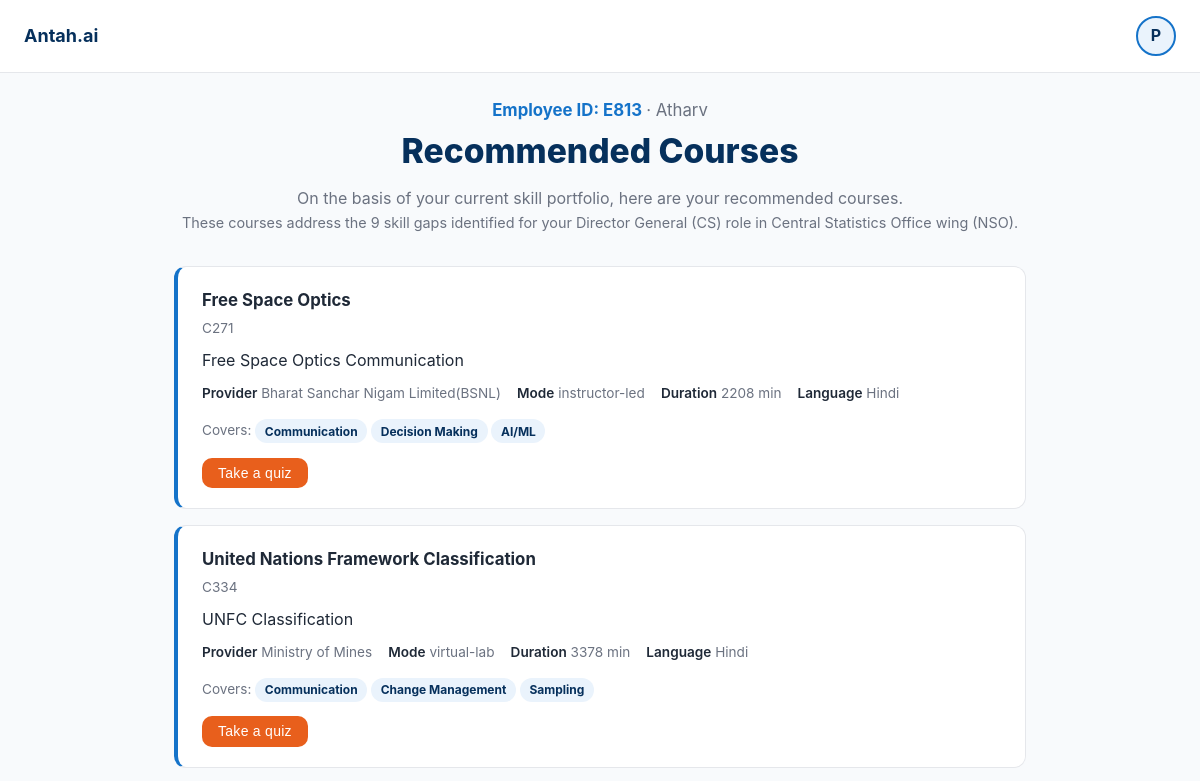
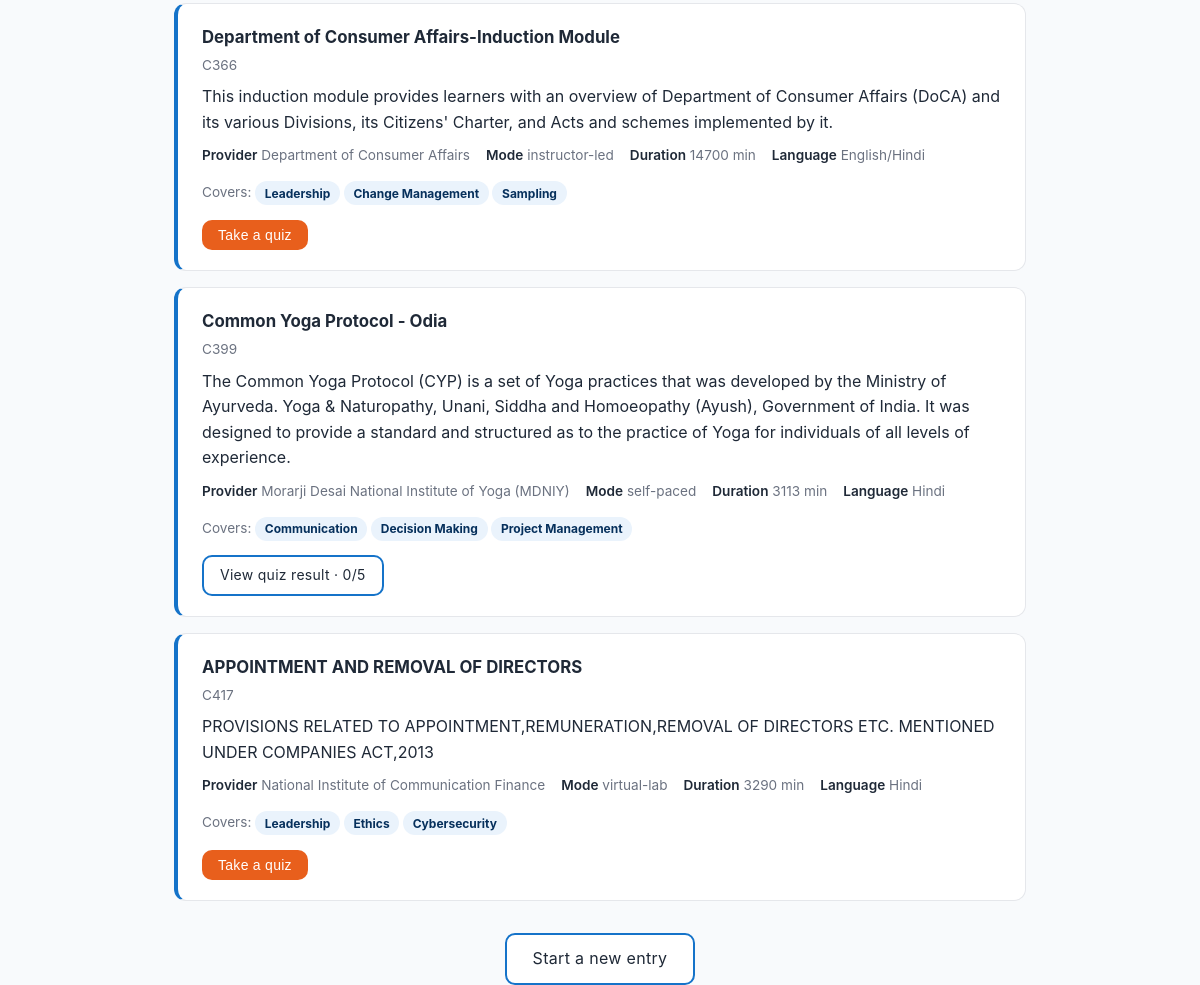
The app's page /recommendation/results/6 (signed in) with its own data (2 pictures, top to bottom).
### tables this page shows
CREATE TABLE submissions (
                id INTEGER PRIMARY KEY AUTOINCREMENT,
                user_id INTEGER NOT NULL REFERENCES users(id),
                employee_id TEXT NOT NULL,
                name TEXT NOT NULL,
                role_id TEXT NOT NULL,
                designation TEXT NOT NULL,
                department TEXT NOT NULL,
                current_assignment TEXT,
                educational_qualifications TEXT,
                work_experience_years INTEGER,
                previous_trainings TEXT NOT NULL DEFAULT '[]',
                self_rated_skills TEXT NOT NULL DEFAULT '{}',
                quiz_verified_skills TEXT NOT NULL DEFAULT '{}',
                recommendations TEXT NOT NULL DEFAULT '[]',
                submitted_at TEXT NOT NULL
            );

CREATE TABLE quiz_attempts (
                id INTEGER PRIMARY KEY AUTOINCREMENT,
                user_id INTEGER NOT NULL REFERENCES users(id),
                submission_id INTEGER NOT NULL REFERENCES submissions(id),
                course_id TEXT NOT NULL,
                course_title TEXT NOT NULL,
                source_link TEXT,
                status TEXT NOT NULL DEFAULT 'generating',
                error TEXT,
                quiz TEXT,
                answers TEXT,
                score INTEGER,
                total INTEGER,
                accuracy REAL,
                created_at TEXT NOT NULL,
                finished_at TEXT
            );

### app.py (the view)
@app.route("/recommendation/results/<int:submission_id>")
@login_required
def submission_results(submission_id: int):
    submission = _owned_submission(submission_id)
    courses = _course_rows(submission)
    lead, sub = _recommendation_summary(submission)
    return render_template(
        "results.html",
        submission=submission,
        courses=courses,
        lead=lead,
        sub=sub,
    )

### app.py (called while the page is built)
@app.context_processor
def inject_user() -> dict:
    return {"current_user": session.get("username", "")}

def login_required(view):
    @wraps(view)
    def wrapped(*args, **kwargs):
        if "user_id" not in session:
            return redirect(url_for("login"))
        return view(*args, **kwargs)
    return wrapped

def _require_user() -> int:
    return int(session.get("user_id", 0))

def _owned_submission(submission_id: int) -> dict:
    submission = db.get_submission(submission_id)
    if not submission or submission["user_id"] != _require_user():
        abort(404)
    return submission

def _course_rows(submission: dict) -> list[dict]:
    attempts_by_course: dict[str, list[dict]] = {}
    for attempt in db.list_attempts_for_submission(submission["id"]):
        attempts_by_course.setdefault(attempt["course_id"], []).append(attempt)
    rows = []
    for rec in submission.get("recommendations") or []:
        attempts = attempts_by_course.get(rec.get("course_id")) or []
        rows.append({"course": rec, "latest_attempt": attempts[-1] if attempts else None})
    return rows

def _recommendation_summary(submission: dict) -> tuple[str, str]:
    recs = submission.get("recommendations") or []
    lead = RESULTS_LEAD
    if not recs:
        return lead, "No matching courses were found for this profile."
    addressed = {s for rec in recs for s in (rec.get("matched_skills") or [])}
    n = len(addressed)
    designation = submission.get("designation") or "your role"
    department = submission.get("department") or "your department"
    noun = "skill gap" if n == 1 else "skill gaps"
    sub = (
        f"These courses address the {n} {noun} identified for your "
        f"{designation} role in {department}."
    )
    return lead, sub

### db.py (called while the page is built)
def connect() -> sqlite3.Connection:
    conn = sqlite3.connect(DB_PATH)
    conn.row_factory = sqlite3.Row
    conn.execute("PRAGMA foreign_keys = ON")
    return conn

def _submission_row(row: sqlite3.Row) -> dict:
    s = dict(row)
    for col in ("previous_trainings", "self_rated_skills",
                "quiz_verified_skills", "recommendations"):
        try:
            s[col] = json.loads(s[col] or "null") or ([] if col.endswith("s") or col == "recommendations" else {})
        except json.JSONDecodeError:
            s[col] = {} if "skills" in col else []
    return s

### templates/results.html (shortened to what this page needs)
{% extends 'base.html' %}
{% block content %}
<div class="center mt-3 mb-1">
  <div class="employee-id" style="color: var(--brand); font-weight: 700; font-size: 1.05rem;">
    Employee ID: <b>{{ submission.employee_id }}</b>
    {% if submission.name %}<span class="subtle" style="font-weight:400;"> · {{ submission.name }}</span>{% endif %}
  </div>
  <div class="hero-title" style="font-size: clamp(1.5rem,4vw,2.1rem);">Recommended Courses</div>
</div>
<p class="subtle center" style="max-width: 640px; margin: .4rem auto 0;">{{ lead }}</p>
<p class="center" style="font-size: .9rem; color: var(--ink-dim); margin-bottom: 2rem;">{{ sub }}</p>
{% for item in courses %}
  {% set rec = item.course %}
  <div class="course-card">
    <h3>{{ rec.course_title }}</h3>
    <div class="subtle" style="font-size:.85rem;">{{ rec.course_id }}</div>
    {% if rec.description %}<p class="mt-1">{{ rec.description }}</p>{% endif %}
    <div class="course-meta">
      {% if rec.provider %}<span><b>Provider</b> {{ rec.provider }}</span>{% endif %}
      {% if rec.mode %}<span><b>Mode</b> {{ rec.mode }}</span>{% endif %}
      {% if rec.duration_minutes %}<span><b>Duration</b> {{ rec.duration_minutes }} min</span>{% endif %}
      {% if rec.language %}<span><b>Language</b> {{ rec.language }}</span>{% endif %}
    </div>
    {% if rec.matched_skill_names %}
    <div style="font-size:.85rem; color: var(--ink-dim); margin-bottom:.9rem;">
      Covers: {% for name in rec.matched_skill_names %}<span class="pill unverified">{{ name }}</span> {% endfor %}
    </div>
    {% endif %}
    <div class="quiz-link">
      {% set a = item.latest_attempt %}
      {% if a and a.status == 'graded' %}
        <a class="btn btn-outline btn-sm" href="{{ url_for('quiz_results', attempt_id=a.id) }}">View quiz result
          {% if a.score is not none %}· {{ a.score }}/{{ a.total }}{% endif %}
        </a>
      {% elif a %}
        <a class="btn btn-primary btn-sm" href="{{ url_for('quiz_attempt', attempt_id=a.id) }}">Continue quiz</a>
        <span class="hint">already started</span>
      {% else %}
        <form method="post" action="{{ url_for('quiz_start') }}" style="display:inline;">
          <button type="submit" class="btn btn-primary btn-sm">Take a quiz</button>
        </form>
      {% endif %}
    </div>
  </div>
{% else %}
  <p class="muted-empty">No courses were recommended for this profile.</p>
{% endfor %}
<div class="center mt-4 mb-4">
  <a class="btn btn-outline" href="{{ url_for('recommendation') }}">Start a new entry</a>
</div>
{% endblock %}

### static/css/style.css (style rules this page uses)
:root { --ground: #F8FAFC; --ink: #1F2937; --ink-dim: #6B7280; --border: #E5E7EB; --card: #FFFFFF; --brand: #1573C9; --brand-deep: #06305C; --accent: #E85F1C; --accent-hover: #F2751F; --success: #15803D; --warning: #D97706; --danger: #C0392B; --red-50: #FDECEC; --blue-50: #EAF3FC; --radius: 12px; }
* { margin: 0; padding: 0; box-sizing: border-box; }
body { background: var(--ground); color: var(--ink); font: 400 16px/1.6 -apple-system, BlinkMacSystemFont, "Segoe UI", Roboto, sans-serif; -webkit-font-smoothing: antialiased; min-height: 100vh; }
a { color: var(--brand); text-decoration: none; }
.btn { display: inline-block; padding: .7rem 1.6rem; border: none; cursor: pointer; font: 600 .95rem/1 inherit; letter-spacing: .02em; text-transform: none; border-radius: 10px; transition: background .15s ease, transform .05s ease; text-decoration: none; }
.btn-primary { background: var(--accent); color: #fff; }
.btn-outline { background: #fff; color: var(--ink); border: 2px solid var(--brand); }
.btn-sm { padding: .45rem 1rem; font-size: .875rem; }
.hero-title { font-size: clamp(1.75rem, 5vw, 2.75rem); font-weight: 800; color: var(--brand-deep); }
.subtle { color: var(--ink-dim); }
.center { text-align: center; }
.mt-1 { margin-top: .5rem; }
.mt-3 { margin-top: 1.5rem; }
.mt-4 { margin-top: 2rem; }
.mb-1 { margin-bottom: .5rem; }
.course-card { background: #fff; border: 1px solid var(--border); border-left: 4px solid var(--brand); border-radius: var(--radius); padding: 1.25rem 1.5rem; margin-bottom: 1rem; }
.course-card h3 { font-size: 1.05rem; margin-bottom: .25rem; }
.course-meta { display: flex; flex-wrap: wrap; gap: 1rem; font-size: .85rem; color: var(--ink-dim); margin: .6rem 0 .9rem; }
.course-meta span b { color: var(--ink); font-weight: 600; }
.quiz-link { margin-top: .4rem; }
.pill { display: inline-block; padding: .15rem .6rem; border-radius: 999px; font-size: .75rem; font-weight: 700; }
.pill.unverified { background: var(--blue-50); color: var(--brand-deep); }

### records on screen
submissions: employee_id "E813", name "Atharv"
quiz_attempts: course_title "Common Yoga Protocol - Odia", course_id "C399", description "The Common Yoga Protocol (CYP) is a set of Yoga practices that was developed by the Ministry of Ayurveda. Yoga & Naturopathy, Unani, Siddha and Homoeopathy (Ayush), Government of India. It was designed to provide a standard and structured as to the practice of Yoga for individuals of all levels of experience.", provider "Morarji Desai National Institute of Yoga (MDNIY)", mode "self-paced", duration_minutes "3113", language "Hindi", matched_skill_names "Communication" "Decision Making" "Project Management", score "0", total "5"

### other values on screen
{{ current_user[0]|upper }} "P"
{{ lead }} "On the basis of your current skill portfolio, here are your recommended courses."
{{ sub }} "These courses address the 9 skill gaps identified for your Director General (CS) role in Central Statistics Office wing (NSO)."
{{ rec.course_title }} "Free Space Optics" "United Nations Framework Classification" "Department of Consumer Affairs-Induction Module" "APPOINTMENT AND REMOVAL OF DIRECTORS"
{{ rec.course_id }} "C271" "C334" "C366" "C417"
{{ rec.description }} "Free Space Optics Communication" "UNFC Classification" "This induction module provides learners with an overview of Department of Consumer Affairs (DoCA) and its various Divisions, its Citizens' Charter, and Acts and schemes implemented by it." "PROVISIONS RELATED TO APPOINTMENT,REMUNERATION,REMOVAL OF DIRECTORS ETC. MENTIONED UNDER COMPANIES ACT,2013"
{{ rec.provider }} "Bharat Sanchar Nigam Limited(BSNL)" "Ministry of Mines" "Department of Consumer Affairs" "National Institute of Communication Finance"
{{ rec.mode }} "instructor-led" "virtual-lab" "instructor-led" "virtual-lab"
{{ rec.duration_minutes }} "2208" "3378" "14700" "3290"
{{ rec.language }} "Hindi" "Hindi" "English/Hindi" "Hindi"
{{ name }} "Communication" "Decision Making" "AI/ML" "Communication" "Change Management" "Sampling" "Leadership" "Change Management" "Sampling" "Leadership" "Ethics" "Cybersecurity"
